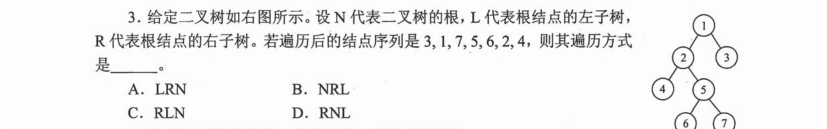
#> input picture bank/2009/q03.png, 1654 x 258 px (shown at 1/2 size); its folder holds only this picture in this run
$ python imgtrim.py ../bank/2009/q03.png
#> lines starting #> are read from the running program, lines starting #| are printed output that depends on the picture; after the words box and inside, x2 and y2 are one past the last pixel; in counts of white or black regions, pixels touching at a corner belong together
#!/usr/bin/env python3
"""裁掉题面图四周的纯空白，让核心内容尽量铺满。切题/补切后调用，幂等。

  python3 tools/imgtrim.py                    # 裁全库 bank/**/q*.png
  python3 tools/imgtrim.py bank/2014          # 只裁某年
  python3 tools/imgtrim.py --degap bank/2013/q34.png  # 去除跨页拼接留白
"""
import sys, glob, os
import numpy as np
from PIL import Image

PAD = 14        # 裁紧后四周留一点呼吸边
THRESH = 236    # 亮于此视为背景白


def trim_file(path, pad=PAD, thresh=THRESH):
#> called with path = '../bank/2009/q03.png', pad = 14, thresh = 236
    im = Image.open(path).convert("RGB")
#> im is the input picture: PIL image 1654x258 RGB; mean R, G, B 242, 242, 242.2
    gray = im.convert("L")
    mask = gray.point(lambda x: 255 if x < thresh else 0)   # 暗像素=内容
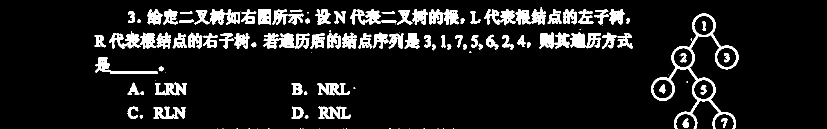
#> mask: PIL image 1654x258 L (shown at 1/2 size); 9.6% white; 162 white regions (63 under 20 px), largest, box (x1, y1, x2, y2) and area: (1303, 27, 1477, 258) 4712, (527, 66, 589, 98) 1190, (1140, 65, 1202, 97) 1152
    bbox = mask.getbbox()
#> bbox = (189, 15, 1477, 258)
    if not bbox:
        return False
    w, h = im.size
#> w = 1654; h = 258
    box = (max(0, bbox[0] - pad), max(0, bbox[1] - pad),
           min(w, bbox[2] + pad), min(h, bbox[3] + pad))
#> box = (175, 1, 1491, 258)
    if box == (0, 0, w, h):
        return False
    im.crop(box).save(path)
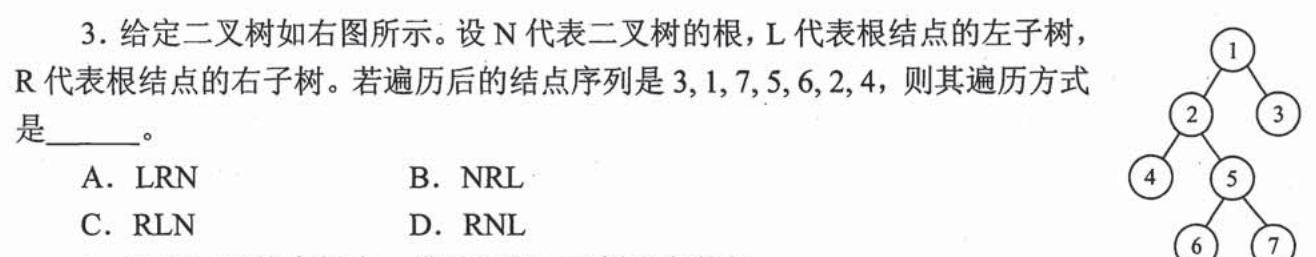
#> saved as q03.png: PIL image 1316x257 RGB; mean R, G, B 239, 239.1, 239.3
    return True


# [49 lines left out: functions remove_page_gap, remove_page_gap_file, not called in this run]


def main():
    args = sys.argv[1:]
    degap = "--degap" in args
    args = [a for a in args if a != "--degap"]

    roots = args or ["bank"]
    files = []
    for r in roots:
        if os.path.isfile(r):
            files.append(r)
        else:
            files += glob.glob(os.path.join(r, "**", "q*.png"), recursive=True)
            files += glob.glob(os.path.join(r, "q*.png"))
    files = sorted(set(files))

    if degap:
        n = sum(1 for f in files if remove_page_gap_file(f))
        print(f"去页缝完成：{n}/{len(files)} 张有变化")
    else:
        n = sum(trim_file(f) for f in files)
        print(f"裁白完成：{n}/{len(files)} 张有变化")


if __name__ == "__main__":
    main()

$ run again, on bank/2010/q04.png
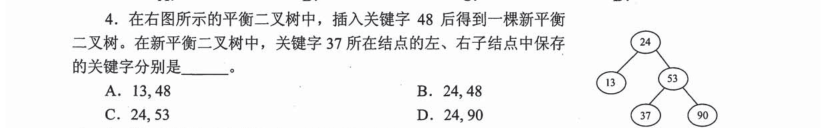
#> input picture bank/2010/q04.png, 1654 x 256 px (shown at 1/2 size)
#> in trim_file, im is the input picture: PIL image 1654x256 RGB; mean R, G, B 241.4, 241.4, 241.6
#> in trim_file, `mask = gray.point(lambda x: 255 if x < thresh else 0)`:
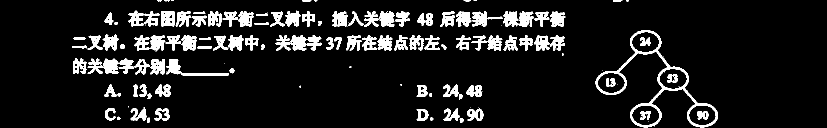
#> mask: PIL image 1654x256 L (shown at 1/2 size); 9.9% white; 149 white regions (36 under 20 px), largest, box (x1, y1, x2, y2) and area: (1191, 60, 1436, 255) 4412, (758, 22, 789, 54) 715, (581, 70, 613, 101) 705
#> bbox = (144, 0, 1436, 255)
#> box = (130, 0, 1450, 256)
#> in trim_file, `im.crop(box).save(path)`:
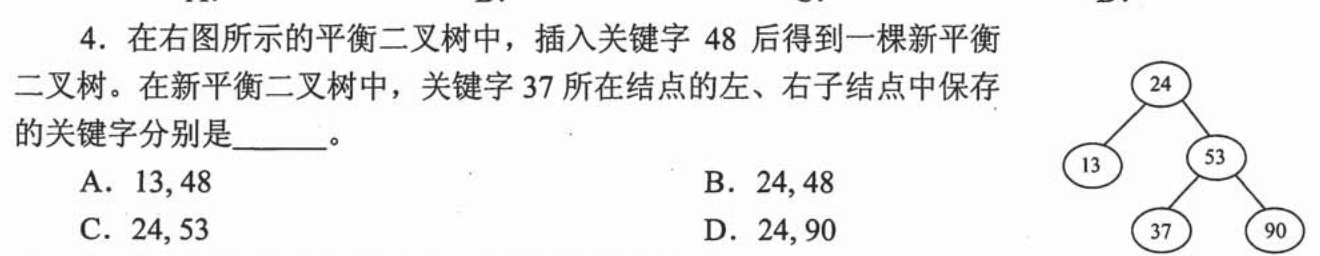
#> saved as q04.png: PIL image 1320x256 RGB; mean R, G, B 238.4, 238.5, 238.7

$ run again, on bank/2010/q06.png
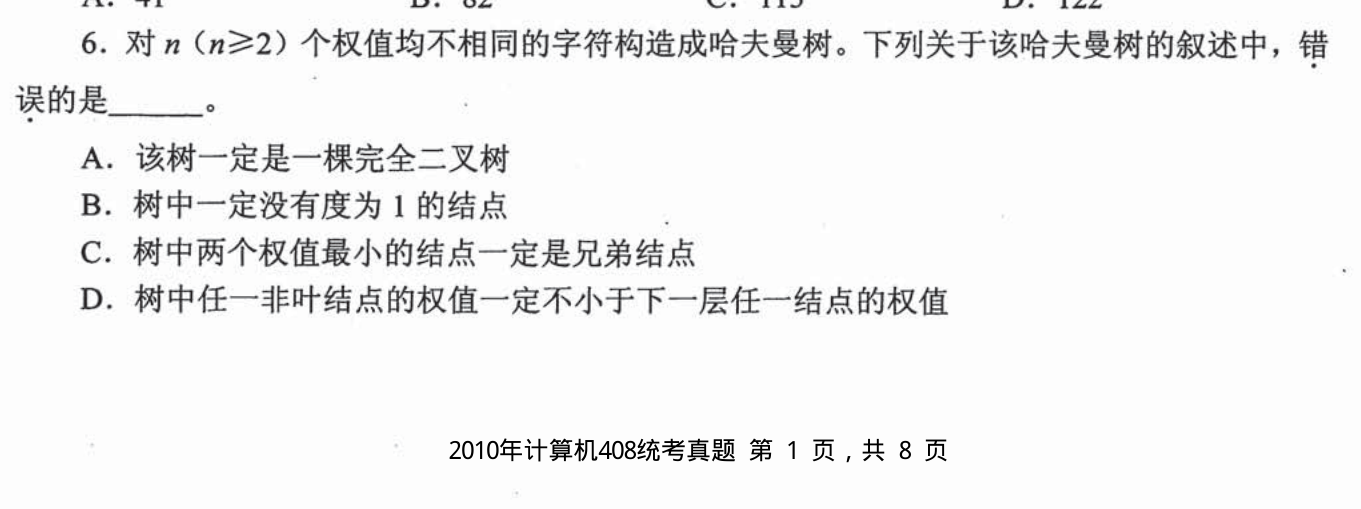
#> input picture bank/2010/q06.png, 1361 x 509 px
#> in trim_file, im is the input picture: PIL image 1361x509 RGB; mean R, G, B 243.1, 243.1, 243.3
#> in trim_file, `mask = gray.point(lambda x: 255 if x < thresh else 0)`:
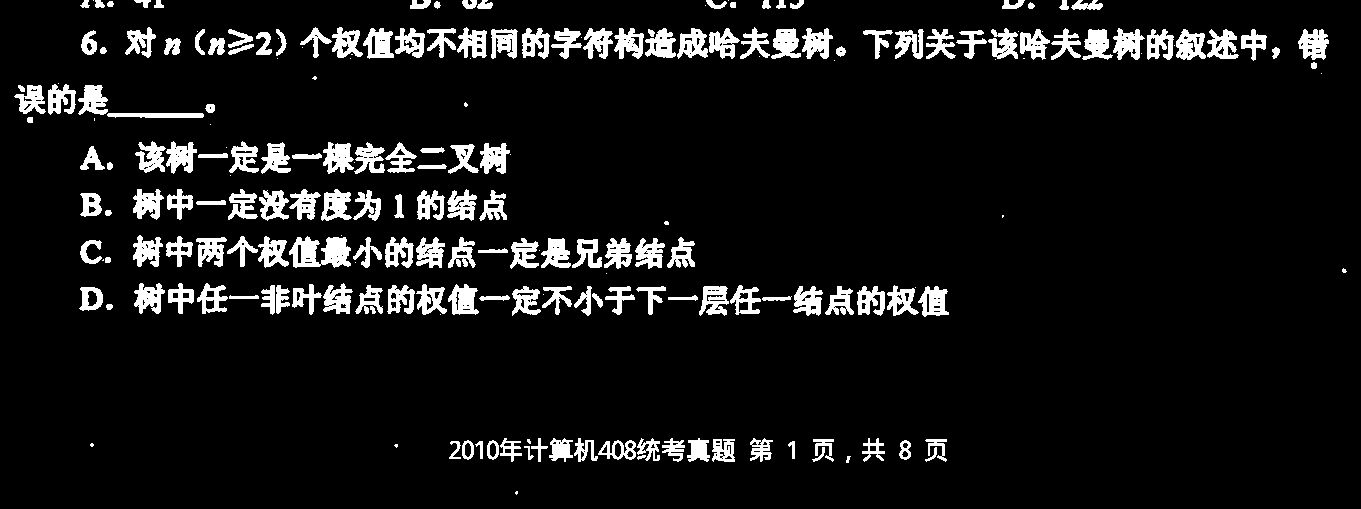
#> mask: PIL image 1361x509 L; 8.3% white; 217 white regions (44 under 20 px), largest, box (x1, y1, x2, y2) and area: (289, 236, 351, 268) 1291, (323, 142, 354, 174) 649, (1298, 29, 1329, 60) 644
#> bbox = (14, 0, 1347, 495)
#> box = (0, 0, 1361, 509)

$ run again, on bank/2011/q02.png
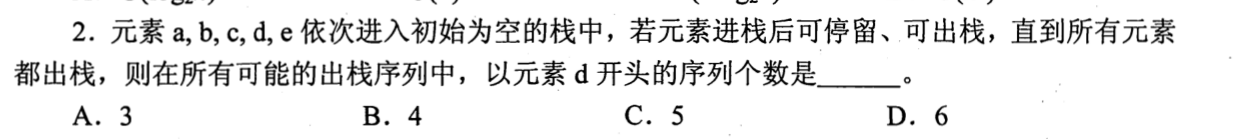
#> input picture bank/2011/q02.png, 1246 x 139 px
#> in trim_file, im is the input picture: PIL image 1246x139 RGB; min 0, max 255, mean 235.1
#> in trim_file, `mask = gray.point(lambda x: 255 if x < thresh else 0)`:
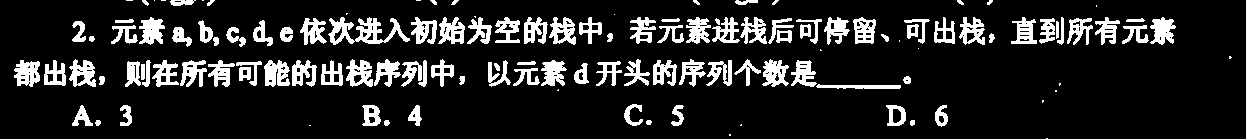
#> mask: PIL image 1246x139 L; 14.4% white; 129 white regions (22 under 20 px), largest, box (x1, y1, x2, y2) and area: (328, 17, 410, 45) 1013, (264, 60, 290, 87) 500, (14, 60, 40, 87) 487
#> bbox = (14, 0, 1232, 139)
#> box = (0, 0, 1246, 139)

$ run again, on bank/2009/q06.png
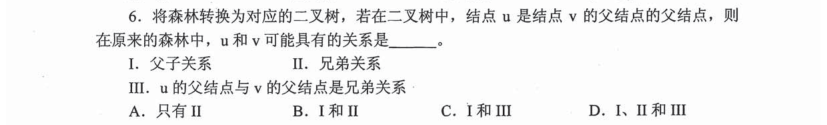
#> input picture bank/2009/q06.png, 1654 x 250 px (shown at 1/2 size)
#> in trim_file, im is the input picture: PIL image 1654x250 RGB; mean R, G, B 241.1, 241.2, 241.4
#> in trim_file, `mask = gray.point(lambda x: 255 if x < thresh else 0)`:
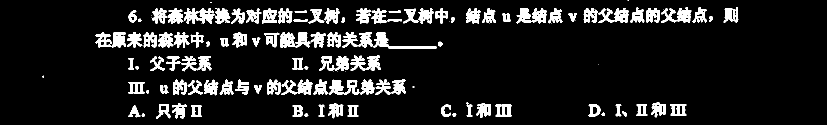
#> mask: PIL image 1654x250 L (shown at 1/2 size); 10.5% white; 152 white regions (39 under 20 px), largest, box (x1, y1, x2, y2) and area: (368, 16, 429, 48) 1078, (747, 64, 874, 97) 995, (657, 159, 719, 190) 988
#> bbox = (85, 0, 1477, 237)
#> box = (71, 0, 1491, 250)
#> in trim_file, `im.crop(box).save(path)`:
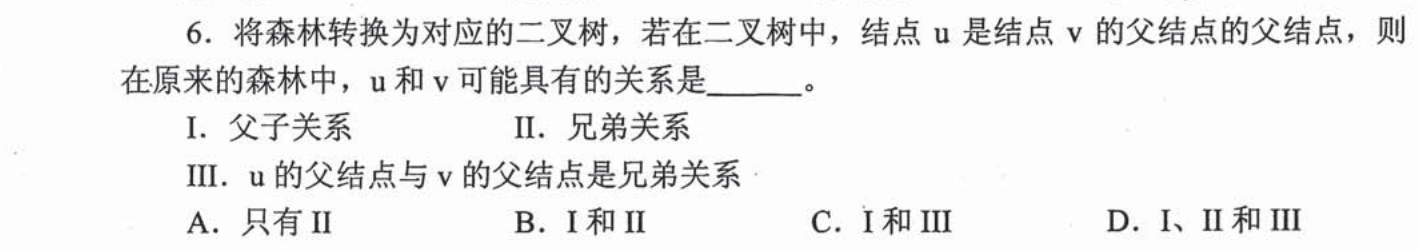
#> saved as q06.png: PIL image 1420x250 RGB; mean R, G, B 239.1, 239.2, 239.4
